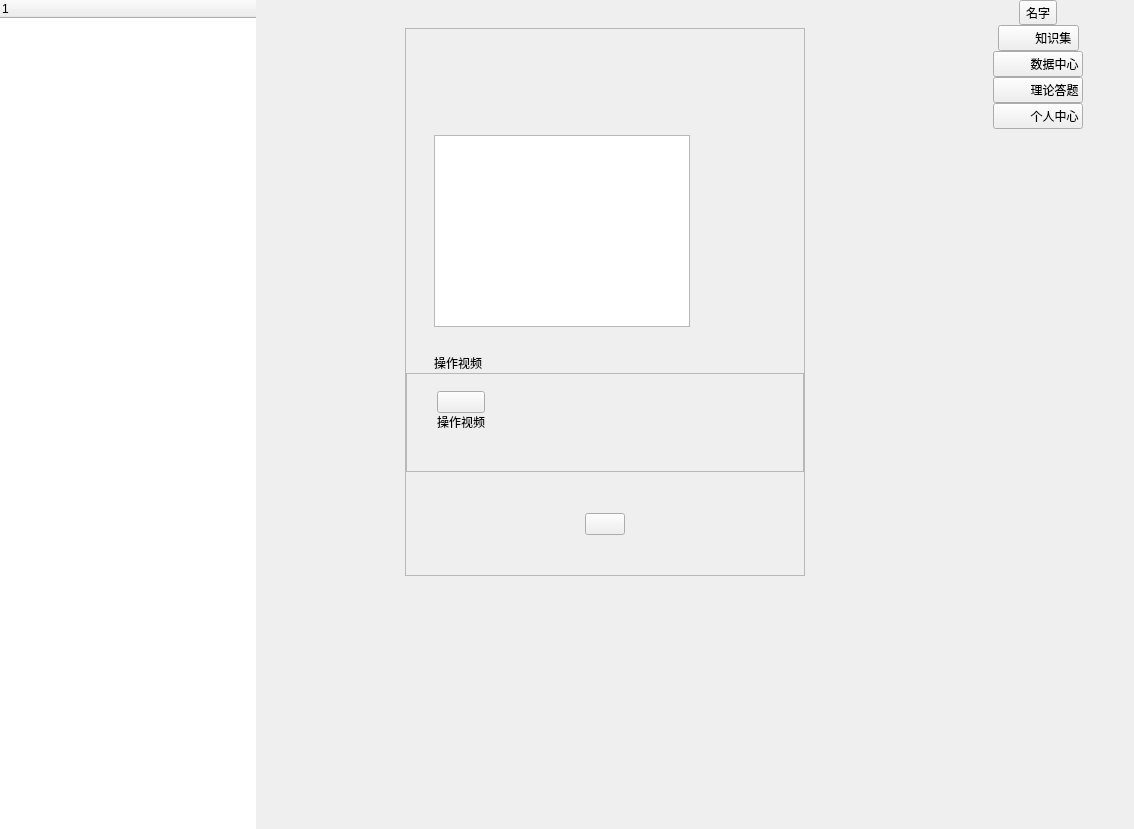
<?xml version="1.0" encoding="UTF-8"?>
<ui version="4.0">
 <class>SYSkillingTrainWindow</class>
 <widget class="QWidget" name="SYSkillingTrainWindow">
  <property name="enabled">
   <bool>true</bool>
  </property>
  <property name="geometry">
   <rect>
    <x>0</x>
    <y>0</y>
    <width>1134</width>
    <height>829</height>
   </rect>
  </property>
  <property name="sizePolicy">
   <sizepolicy hsizetype="Expanding" vsizetype="Expanding">
    <horstretch>0</horstretch>
    <verstretch>0</verstretch>
   </sizepolicy>
  </property>
  <property name="minimumSize">
   <size>
    <width>0</width>
    <height>0</height>
   </size>
  </property>
  <property name="windowTitle">
   <string>SimLaparo</string>
  </property>
  <layout class="QHBoxLayout" name="horizontalLayout_4">
   <property name="spacing">
    <number>0</number>
   </property>
   <property name="leftMargin">
    <number>0</number>
   </property>
   <property name="topMargin">
    <number>0</number>
   </property>
   <property name="bottomMargin">
    <number>0</number>
   </property>
   <item>
    <widget class="QTreeWidget" name="treeWidget">
     <property name="focusPolicy">
      <enum>Qt::NoFocus</enum>
     </property>
     <property name="frameShape">
      <enum>QFrame::NoFrame</enum>
     </property>
     <property name="verticalScrollBarPolicy">
      <enum>Qt::ScrollBarAlwaysOff</enum>
     </property>
     <property name="horizontalScrollBarPolicy">
      <enum>Qt::ScrollBarAlwaysOff</enum>
     </property>
     <property name="iconSize">
      <size>
       <width>33</width>
       <height>33</height>
      </size>
     </property>
     <column>
      <property name="text">
       <string notr="true">1</string>
      </property>
     </column>
    </widget>
   </item>
   <item>
    <spacer name="horizontalSpacer_3">
     <property name="orientation">
      <enum>Qt::Horizontal</enum>
     </property>
     <property name="sizeType">
      <enum>QSizePolicy::Expanding</enum>
     </property>
     <property name="sizeHint" stdset="0">
      <size>
       <width>30</width>
       <height>20</height>
      </size>
     </property>
    </spacer>
   </item>
   <item>
    <layout class="QVBoxLayout" name="verticalLayout_2">
     <property name="spacing">
      <number>0</number>
     </property>
     <property name="leftMargin">
      <number>0</number>
     </property>
     <property name="topMargin">
      <number>0</number>
     </property>
     <property name="rightMargin">
      <number>0</number>
     </property>
     <item>
      <spacer name="verticalSpacer_7">
       <property name="orientation">
        <enum>Qt::Vertical</enum>
       </property>
       <property name="sizeType">
        <enum>QSizePolicy::Fixed</enum>
       </property>
       <property name="sizeHint" stdset="0">
        <size>
         <width>20</width>
         <height>28</height>
        </size>
       </property>
      </spacer>
     </item>
     <item>
      <widget class="QFrame" name="frame">
       <property name="minimumSize">
        <size>
         <width>400</width>
         <height>0</height>
        </size>
       </property>
       <property name="frameShape">
        <enum>QFrame::StyledPanel</enum>
       </property>
       <property name="frameShadow">
        <enum>QFrame::Raised</enum>
       </property>
       <layout class="QVBoxLayout" name="verticalLayout">
        <property name="spacing">
         <number>0</number>
        </property>
        <property name="leftMargin">
         <number>0</number>
        </property>
        <property name="topMargin">
         <number>0</number>
        </property>
        <property name="rightMargin">
         <number>0</number>
        </property>
        <property name="bottomMargin">
         <number>0</number>
        </property>
        <item>
         <spacer name="verticalSpacer_2">
          <property name="orientation">
           <enum>Qt::Vertical</enum>
          </property>
          <property name="sizeType">
           <enum>QSizePolicy::Fixed</enum>
          </property>
          <property name="sizeHint" stdset="0">
           <size>
            <width>20</width>
            <height>29</height>
           </size>
          </property>
         </spacer>
        </item>
        <item>
         <layout class="QHBoxLayout" name="horizontalLayout">
          <item>
           <spacer name="horizontalSpacer_9">
            <property name="orientation">
             <enum>Qt::Horizontal</enum>
            </property>
            <property name="sizeHint" stdset="0">
             <size>
              <width>40</width>
              <height>20</height>
             </size>
            </property>
           </spacer>
          </item>
          <item>
           <widget class="QLabel" name="trainNameLabel">
            <property name="text">
             <string/>
            </property>
           </widget>
          </item>
          <item>
           <spacer name="horizontalSpacer_7">
            <property name="orientation">
             <enum>Qt::Horizontal</enum>
            </property>
            <property name="sizeHint" stdset="0">
             <size>
              <width>40</width>
              <height>20</height>
             </size>
            </property>
           </spacer>
          </item>
         </layout>
        </item>
        <item>
         <spacer name="verticalSpacer_4">
          <property name="orientation">
           <enum>Qt::Vertical</enum>
          </property>
          <property name="sizeType">
           <enum>QSizePolicy::Fixed</enum>
          </property>
          <property name="sizeHint" stdset="0">
           <size>
            <width>20</width>
            <height>29</height>
           </size>
          </property>
         </spacer>
        </item>
        <item>
         <widget class="QFrame" name="horizontalLine1">
          <property name="frameShape">
           <enum>QFrame::NoFrame</enum>
          </property>
          <property name="frameShadow">
           <enum>QFrame::Raised</enum>
          </property>
         </widget>
        </item>
        <item>
         <widget class="QFrame" name="horizontalLine2">
          <property name="frameShape">
           <enum>QFrame::NoFrame</enum>
          </property>
          <property name="frameShadow">
           <enum>QFrame::Raised</enum>
          </property>
         </widget>
        </item>
        <item>
         <layout class="QHBoxLayout" name="horizontalLayout_5">
          <property name="topMargin">
           <number>28</number>
          </property>
          <item>
           <spacer name="horizontalSpacer_6">
            <property name="orientation">
             <enum>Qt::Horizontal</enum>
            </property>
            <property name="sizeType">
             <enum>QSizePolicy::Fixed</enum>
            </property>
            <property name="sizeHint" stdset="0">
             <size>
              <width>28</width>
              <height>20</height>
             </size>
            </property>
           </spacer>
          </item>
          <item>
           <widget class="QTextBrowser" name="casecontent">
            <property name="verticalScrollBarPolicy">
             <enum>Qt::ScrollBarAlwaysOff</enum>
            </property>
            <property name="horizontalScrollBarPolicy">
             <enum>Qt::ScrollBarAlwaysOff</enum>
            </property>
           </widget>
          </item>
          <item>
           <spacer name="horizontalSpacer_13">
            <property name="orientation">
             <enum>Qt::Horizontal</enum>
            </property>
            <property name="sizeHint" stdset="0">
             <size>
              <width>40</width>
              <height>20</height>
             </size>
            </property>
           </spacer>
          </item>
         </layout>
        </item>
        <item>
         <widget class="QLabel" name="horizontalLineLabel2">
          <property name="text">
           <string/>
          </property>
         </widget>
        </item>
        <item>
         <layout class="QHBoxLayout" name="horizontalLayout_3">
          <property name="spacing">
           <number>0</number>
          </property>
          <property name="leftMargin">
           <number>28</number>
          </property>
          <property name="topMargin">
           <number>12</number>
          </property>
          <property name="bottomMargin">
           <number>0</number>
          </property>
          <item>
           <widget class="QLabel" name="videoTopLabel">
            <property name="text">
             <string>操作视频</string>
            </property>
           </widget>
          </item>
          <item>
           <spacer name="horizontalSpacer_5">
            <property name="orientation">
             <enum>Qt::Horizontal</enum>
            </property>
            <property name="sizeHint" stdset="0">
             <size>
              <width>40</width>
              <height>20</height>
             </size>
            </property>
           </spacer>
          </item>
         </layout>
        </item>
        <item>
         <widget class="QFrame" name="videoFrame">
          <property name="minimumSize">
           <size>
            <width>0</width>
            <height>0</height>
           </size>
          </property>
          <property name="frameShape">
           <enum>QFrame::StyledPanel</enum>
          </property>
          <property name="frameShadow">
           <enum>QFrame::Raised</enum>
          </property>
          <layout class="QHBoxLayout" name="horizontalLayout_8">
           <property name="spacing">
            <number>0</number>
           </property>
           <property name="leftMargin">
            <number>0</number>
           </property>
           <property name="topMargin">
            <number>0</number>
           </property>
           <property name="rightMargin">
            <number>0</number>
           </property>
           <property name="bottomMargin">
            <number>0</number>
           </property>
           <item>
            <layout class="QVBoxLayout" name="verticalLayout_3">
             <property name="spacing">
              <number>0</number>
             </property>
             <property name="leftMargin">
              <number>30</number>
             </property>
             <item>
              <spacer name="verticalSpacer_6">
               <property name="orientation">
                <enum>Qt::Vertical</enum>
               </property>
               <property name="sizeType">
                <enum>QSizePolicy::Fixed</enum>
               </property>
               <property name="sizeHint" stdset="0">
                <size>
                 <width>20</width>
                 <height>17</height>
                </size>
               </property>
              </spacer>
             </item>
             <item>
              <widget class="QPushButton" name="playBtn">
               <property name="text">
                <string/>
               </property>
              </widget>
             </item>
             <item>
              <widget class="QLabel" name="videoNameLabel">
               <property name="text">
                <string>操作视频</string>
               </property>
               <property name="alignment">
                <set>Qt::AlignCenter</set>
               </property>
              </widget>
             </item>
             <item>
              <spacer name="verticalSpacer">
               <property name="orientation">
                <enum>Qt::Vertical</enum>
               </property>
               <property name="sizeHint" stdset="0">
                <size>
                 <width>20</width>
                 <height>40</height>
                </size>
               </property>
              </spacer>
             </item>
            </layout>
           </item>
           <item>
            <spacer name="horizontalSpacer_20">
             <property name="orientation">
              <enum>Qt::Horizontal</enum>
             </property>
             <property name="sizeHint" stdset="0">
              <size>
               <width>314</width>
               <height>20</height>
              </size>
             </property>
            </spacer>
           </item>
          </layout>
         </widget>
        </item>
        <item>
         <widget class="QFrame" name="horizontalLine3">
          <property name="frameShape">
           <enum>QFrame::NoFrame</enum>
          </property>
          <property name="frameShadow">
           <enum>QFrame::Raised</enum>
          </property>
         </widget>
        </item>
        <item>
         <spacer name="verticalSpacer_9">
          <property name="orientation">
           <enum>Qt::Vertical</enum>
          </property>
          <property name="sizeType">
           <enum>QSizePolicy::Fixed</enum>
          </property>
          <property name="sizeHint" stdset="0">
           <size>
            <width>20</width>
            <height>41</height>
           </size>
          </property>
         </spacer>
        </item>
        <item>
         <layout class="QHBoxLayout" name="horizontalLayout_2">
          <item>
           <spacer name="horizontalSpacer_2">
            <property name="orientation">
             <enum>Qt::Horizontal</enum>
            </property>
            <property name="sizeHint" stdset="0">
             <size>
              <width>40</width>
              <height>20</height>
             </size>
            </property>
           </spacer>
          </item>
          <item>
           <widget class="QPushButton" name="startTrainBtn">
            <property name="text">
             <string/>
            </property>
           </widget>
          </item>
          <item>
           <spacer name="horizontalSpacer">
            <property name="orientation">
             <enum>Qt::Horizontal</enum>
            </property>
            <property name="sizeHint" stdset="0">
             <size>
              <width>40</width>
              <height>20</height>
             </size>
            </property>
           </spacer>
          </item>
         </layout>
        </item>
        <item>
         <spacer name="verticalSpacer_3">
          <property name="orientation">
           <enum>Qt::Vertical</enum>
          </property>
          <property name="sizeType">
           <enum>QSizePolicy::Expanding</enum>
          </property>
          <property name="sizeHint" stdset="0">
           <size>
            <width>20</width>
            <height>40</height>
           </size>
          </property>
         </spacer>
        </item>
       </layout>
      </widget>
     </item>
     <item>
      <spacer name="verticalSpacer_11">
       <property name="orientation">
        <enum>Qt::Vertical</enum>
       </property>
       <property name="sizeHint" stdset="0">
        <size>
         <width>20</width>
         <height>40</height>
        </size>
       </property>
      </spacer>
     </item>
    </layout>
   </item>
   <item>
    <spacer name="horizontalSpacer_4">
     <property name="orientation">
      <enum>Qt::Horizontal</enum>
     </property>
     <property name="sizeType">
      <enum>QSizePolicy::Expanding</enum>
     </property>
     <property name="sizeHint" stdset="0">
      <size>
       <width>31</width>
       <height>20</height>
      </size>
     </property>
    </spacer>
   </item>
   <item>
    <widget class="QFrame" name="rightFrame">
     <property name="frameShape">
      <enum>QFrame::NoFrame</enum>
     </property>
     <property name="frameShadow">
      <enum>QFrame::Raised</enum>
     </property>
     <layout class="QVBoxLayout" name="verticalLayout_5">
      <property name="spacing">
       <number>0</number>
      </property>
      <property name="leftMargin">
       <number>0</number>
      </property>
      <property name="topMargin">
       <number>0</number>
      </property>
      <property name="rightMargin">
       <number>0</number>
      </property>
      <property name="bottomMargin">
       <number>0</number>
      </property>
      <item>
       <layout class="QVBoxLayout" name="verticalLayout_4" stretch="0,0,0,0,0,132">
        <property name="spacing">
         <number>0</number>
        </property>
        <item>
         <layout class="QHBoxLayout" name="horizontalLayout_6">
          <item>
           <spacer name="horizontalSpacer_8">
            <property name="orientation">
             <enum>Qt::Horizontal</enum>
            </property>
            <property name="sizeHint" stdset="0">
             <size>
              <width>40</width>
              <height>20</height>
             </size>
            </property>
           </spacer>
          </item>
          <item>
           <widget class="QToolButton" name="headBtn">
            <property name="text">
             <string>名字</string>
            </property>
            <property name="checkable">
             <bool>false</bool>
            </property>
            <property name="toolButtonStyle">
             <enum>Qt::ToolButtonTextUnderIcon</enum>
            </property>
           </widget>
          </item>
          <item>
           <spacer name="horizontalSpacer_10">
            <property name="orientation">
             <enum>Qt::Horizontal</enum>
            </property>
            <property name="sizeHint" stdset="0">
             <size>
              <width>40</width>
              <height>20</height>
             </size>
            </property>
           </spacer>
          </item>
         </layout>
        </item>
        <item>
         <layout class="QHBoxLayout" name="horizontalLayout_7">
          <item>
           <spacer name="horizontalSpacer_11">
            <property name="orientation">
             <enum>Qt::Horizontal</enum>
            </property>
            <property name="sizeHint" stdset="0">
             <size>
              <width>40</width>
              <height>20</height>
             </size>
            </property>
           </spacer>
          </item>
          <item>
           <widget class="QPushButton" name="knowledgeLibBtn">
            <property name="text">
             <string>          知识集 </string>
            </property>
            <property name="checkable">
             <bool>true</bool>
            </property>
           </widget>
          </item>
          <item>
           <spacer name="horizontalSpacer_12">
            <property name="orientation">
             <enum>Qt::Horizontal</enum>
            </property>
            <property name="sizeHint" stdset="0">
             <size>
              <width>40</width>
              <height>20</height>
             </size>
            </property>
           </spacer>
          </item>
         </layout>
        </item>
        <item>
         <layout class="QHBoxLayout" name="horizontalLayout_9">
          <item>
           <spacer name="horizontalSpacer_14">
            <property name="orientation">
             <enum>Qt::Horizontal</enum>
            </property>
            <property name="sizeHint" stdset="0">
             <size>
              <width>40</width>
              <height>20</height>
             </size>
            </property>
           </spacer>
          </item>
          <item>
           <widget class="QPushButton" name="dataCenterBtn">
            <property name="text">
             <string>          数据中心</string>
            </property>
            <property name="checkable">
             <bool>true</bool>
            </property>
           </widget>
          </item>
          <item>
           <spacer name="horizontalSpacer_15">
            <property name="orientation">
             <enum>Qt::Horizontal</enum>
            </property>
            <property name="sizeHint" stdset="0">
             <size>
              <width>40</width>
              <height>20</height>
             </size>
            </property>
           </spacer>
          </item>
         </layout>
        </item>
        <item>
         <layout class="QHBoxLayout" name="horizontalLayout_12">
          <item>
           <spacer name="horizontalSpacer_16">
            <property name="orientation">
             <enum>Qt::Horizontal</enum>
            </property>
            <property name="sizeHint" stdset="0">
             <size>
              <width>40</width>
              <height>20</height>
             </size>
            </property>
           </spacer>
          </item>
          <item>
           <widget class="QPushButton" name="answerBtn">
            <property name="text">
             <string>          理论答题</string>
            </property>
            <property name="checkable">
             <bool>true</bool>
            </property>
           </widget>
          </item>
          <item>
           <spacer name="horizontalSpacer_17">
            <property name="orientation">
             <enum>Qt::Horizontal</enum>
            </property>
            <property name="sizeHint" stdset="0">
             <size>
              <width>40</width>
              <height>20</height>
             </size>
            </property>
           </spacer>
          </item>
         </layout>
        </item>
        <item>
         <layout class="QHBoxLayout" name="horizontalLayout_13">
          <item>
           <spacer name="horizontalSpacer_18">
            <property name="orientation">
             <enum>Qt::Horizontal</enum>
            </property>
            <property name="sizeHint" stdset="0">
             <size>
              <width>40</width>
              <height>20</height>
             </size>
            </property>
           </spacer>
          </item>
          <item>
           <widget class="QPushButton" name="personCenterBtn">
            <property name="text">
             <string>          个人中心</string>
            </property>
            <property name="checkable">
             <bool>true</bool>
            </property>
           </widget>
          </item>
          <item>
           <spacer name="horizontalSpacer_19">
            <property name="orientation">
             <enum>Qt::Horizontal</enum>
            </property>
            <property name="sizeHint" stdset="0">
             <size>
              <width>40</width>
              <height>20</height>
             </size>
            </property>
           </spacer>
          </item>
         </layout>
        </item>
        <item>
         <spacer name="verticalSpacer_5">
          <property name="orientation">
           <enum>Qt::Vertical</enum>
          </property>
          <property name="sizeHint" stdset="0">
           <size>
            <width>20</width>
            <height>40</height>
           </size>
          </property>
         </spacer>
        </item>
       </layout>
      </item>
     </layout>
    </widget>
   </item>
  </layout>
 </widget>
 <resources/>
 <connections/>
</ui>
